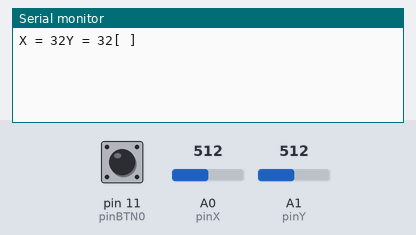
Bench run of a sketch on a simulated Arduino Leonardo, built with avr-gcc and run on an emulated ATmega32U4. Shown: the last lines printed to the serial monitor. The inputs (shaded band) are chosen by the test bench; at power-on: pin 11 (pinBTN0) HIGH, A0 (pinX) = 512, A1 (pinY) = 512. USB keyboard and mouse output is not drawn.

Above: at 1.2 s.
1.3 s: pin 11 (pinBTN0) pulled LOW for 0.15 s
At 1.46 s:
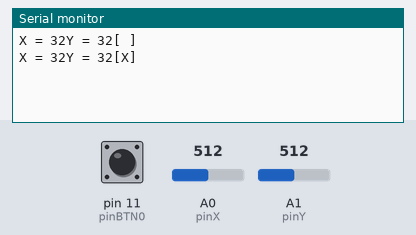
2.9 s: A0 (pinX) set to 716
At 4.0 s:
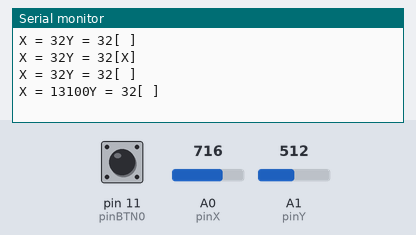
4.4 s: A1 (pinY) set to 716
At 5.4 s:
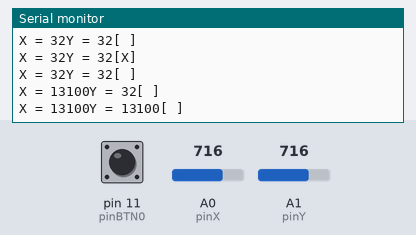
5.9 s: pin 11 (pinBTN0) pulled LOW for 1 s
At 7.8 s:
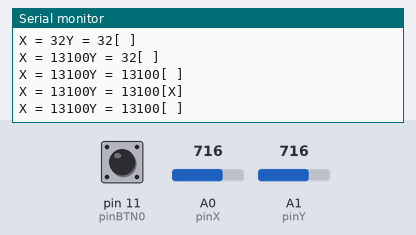
8.4 s: A0 (pinX) set to 900
At 9.2 s:
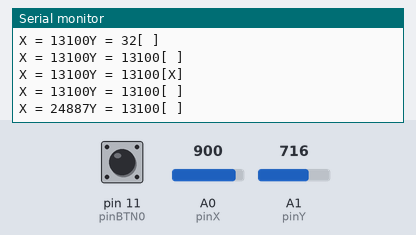
9.9 s: A1 (pinY) set to 900
At 10.6 s:
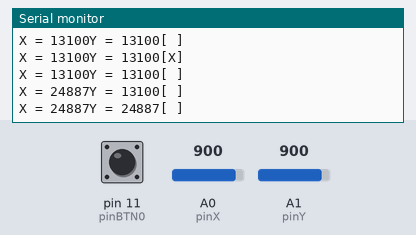
Timing chart, 0 to 12.4 s (numbered marks = the images above; inputs shaded):
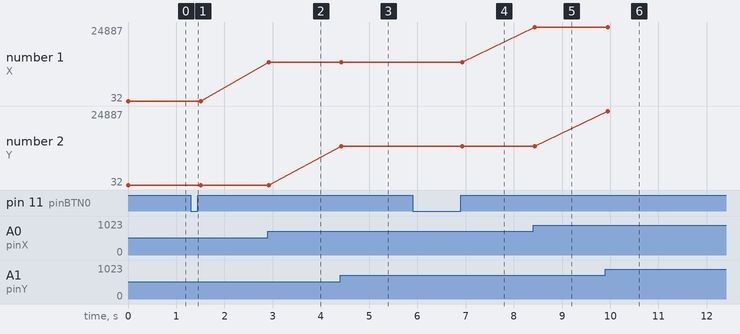

The sketch:

Prototype.ino
```cpp
#include <HID-Project.h>
#include <HID-Settings.h>

#include <HID.h>

int pinX = A0;
int pinY = A1;
int pinBTN0 = 11;
int begin = -32767;
int end = 32767;
int BUTTON = 1;

void setup() {
    // put your setup code here, to run once:
  pinMode(pinX, INPUT);
  pinMode(pinY, INPUT);
  pinMode(pinBTN0, INPUT_PULLUP);

  // Sends a clean report to the host. This is important on any Arduino type.
  Gamepad.begin();
}

static int prevX = 0;
static int prevY = 0;
static int prevBtn = 2;

void loop() {
  // put your main code here, to run repeatedly:
  int rawValueX = analogRead(pinX);
  int valueX = map(rawValueX, 0, 1023, begin, end);
  int rawValueY = analogRead(pinY);
  int valueY = map(rawValueY, 0, 1023, begin, end);

  int valueBtn = !digitalRead(pinBTN0);
  if(valueBtn) {
    Gamepad.press(BUTTON);
  } else {
    Gamepad.release(BUTTON);
  }

  Gamepad.xAxis(valueX);
  Gamepad.yAxis(valueY);

  // Functions above only set the values.
  // This writes the report to the host.
  if(prevX != valueX || prevY != valueY || prevBtn != valueBtn) {
    Gamepad.write();
    prevX = valueX;
    prevY = valueY;
    prevBtn = valueBtn;

    Serial.print("X = ");
    Serial.print(valueX);
    Serial.print("Y = ");
    Serial.print(valueY);
    if(valueBtn) {
      Serial.println("[X]");
    } else {
      Serial.println("[ ]");
    }
  }

  // Simple debounce
  delay(100);
}
```

Measured:
- after the input at 1.3 s, the serial monitor: prints a new line at once (image 1)
- after the input at 2.9 s, the serial monitor: prints a new line at once (image 2)
- after the input at 4.4 s, the serial monitor: prints a new line at once (image 3)
- after the input at 5.9 s, the serial monitor: prints a new line at once (image 4)
- after the input at 8.4 s, the serial monitor: prints a new line at once (image 5)
- after the input at 9.9 s, the serial monitor: prints a new line after 0.05 s (image 6)
- plotted number 1: 32 → 13100 after the input at 2.9 s, 13100 → 24887 after the input at 8.4 s
